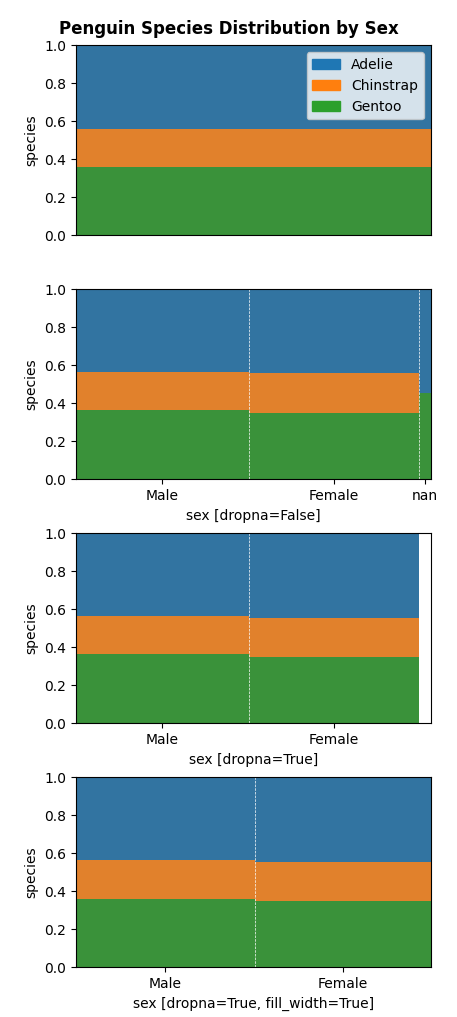

Recreate this plot in Python.
import numpy
import seaborn
import matplotlib.pyplot

from typing import Callable, Optional, Any
from pandas.core.frame import DataFrame
from matplotlib.axes import Axes


def crosstabplot(
    ax: Axes,
    df: DataFrame,
    x_label: str,
    y_label: str,
    *,
    y_palette: Optional[dict[str, Any]] = None,
    dropna: bool = False,
    fill_width: bool = False,
    sorter: Optional[Callable[[DataFrame], DataFrame]] = None,
    vsep: bool = True,
    **barplotkwargs: Any,
) -> None:
    """
    Draw a treemap-type crosstab area plot of two (or one) features within a dataframe on an axis.

    Args:
        ax (matplotlib.axis): axis.
        df (pandas.DataFrame): dataframe.
        x_label (str): Label of x series. Set equal to y for a vertical 1-D plot.
        y_label (str): Label of y series. Set equal to x for a vertical 1-D plot.
        y_palette (dict, optional): Dict of {value: color} for the vertical axis. Defaults to None when the palette is automatically generated from the unique values of the data.
        dropna (bool, optional): Drop nan values. Defaults to False.
        fill_width (bool, optional): Fill nans to full width when True or leave space to represent nans when False. Defaults to False.
        sorter (_type_, optional): Sorter for sorting value counts. Defaults to None when descending count is used.
        vsep (bool, optional): Draw vertical separating line. Defaults to True.
        **barplotkwargs (Any): keyword arguments for `sns.barplot()`.
    """

    # initialise variables for labels
    column_labels = [x_label] if x_label == y_label else [x_label, y_label]
    count_label = f"{x_label}_{y_label}_count"
    x_label = f"{x_label}_copy" if x_label == y_label else x_label

    # calculate count crosstab
    value_counts = (
        df[column_labels]
        .value_counts(dropna=dropna, normalize=False)
        .to_frame(count_label)
        .reset_index()
    )

    # initialise palette
    if y_palette is None:
        y_palette = {
            k: v
            for k, v in zip(
                sorted(value_counts[y_label].unique()), seaborn.color_palette()
            )
        }

    # insert dummy column for single axis display
    if value_counts.shape[1] == 2:
        value_counts.insert(loc=1, column=x_label, value="")

    # sort
    if sorter is not None:
        value_counts = sorter(value_counts)
    else:
        value_counts = value_counts.sort_values([x_label, y_label], ascending=False)

    # get groups
    groups = value_counts.groupby(x_label, dropna=False, sort=False)

    # calculate horizontal data
    width_scale = groups[count_label].sum().sum() if fill_width else len(df)
    widths = groups[count_label].sum() / width_scale
    xs = numpy.pad(widths, (1, 0), constant_values=(0,))[:-1].cumsum() + widths / 2.0

    # iterate horizontally
    for (_, group), width, x in zip(groups, widths, xs):

        # calculate vertical data
        heights = group[count_label] / group[count_label].sum()
        bottoms = numpy.pad(heights, (1, 0), constant_values=(0,))[:-1].cumsum()

        # reset color cycle back to 0
        ax.set_prop_cycle(None)

        # iterate vertically
        for y_value, height, bottom in zip(group[y_label], heights, bottoms):

            # do the plot!
            seaborn.barplot(
                x=[x],
                y=[height],
                width=[width],
                bottom=[bottom],
                native_scale=True,
                color=y_palette.get(y_value) if y_palette is not None else None,
                ax=ax,
                **barplotkwargs,
            )

        # vertical separator
        if vsep and (x + width / 2.0) < 1.0:
            ax.axvline(x + width / 2.0, color="white", linewidth=0.5, linestyle="--")

    # axis settings
    ax.set(
        xticks=xs,
        xticklabels=xs.index,
        xlim=(0.0, 1.0),
        ylim=(0.0, 1.0),
    )


def example() -> None:
    plt = seaborn.mpl.pyplot

    if "get_ipython" not in locals():
        seaborn.mpl.use("TkAgg")

    # get example data
    df = seaborn.load_dataset("penguins")

    # generate palette
    palette = {
        name: seaborn.color_palette()[n]
        for n, name in enumerate(df["species"].unique())
    }

    # set up axes
    fig, axs = plt.subplots(4, 1, sharey=True, figsize=(4, 12))

    # do crosstab - 1D "sex" (same label for x and y)
    crosstabplot(axs[0], df, "species", "species", y_palette=palette)
    axs[0].set_xticks([])
    axs[0].set_ylabel("species")
    handles = [plt.Rectangle((0, 0), 1, 1, color=color) for color in palette.values()]
    axs[0].legend(handles, palette.keys())

    # do crosstab - "sex" vs "species"
    crosstabplot(axs[1], df, "sex", "species", y_palette=palette)
    axs[1].set_xlabel("sex [dropna=False]")
    axs[1].set_ylabel("species")

    # do crosstab - "sex" vs "species", demonstrate dropna
    crosstabplot(axs[2], df, "sex", "species", dropna=True, y_palette=palette)
    axs[2].set_xlabel("sex [dropna=True]")
    axs[2].set_ylabel("species")

    # do crosstab - "sex" vs "species", demonstrate fill_width
    crosstabplot(
        axs[3], df, "sex", "species", dropna=True, fill_width=True, y_palette=palette
    )
    axs[3].set_xlabel("sex [dropna=True, fill_width=True]")
    axs[3].set_ylabel("species")

    # overall title and layout
    fig.suptitle("Penguin Species Distribution by Sex", fontweight="bold")
    fig.tight_layout()
    plt.show()


if __name__ == "__main__":
    example()
